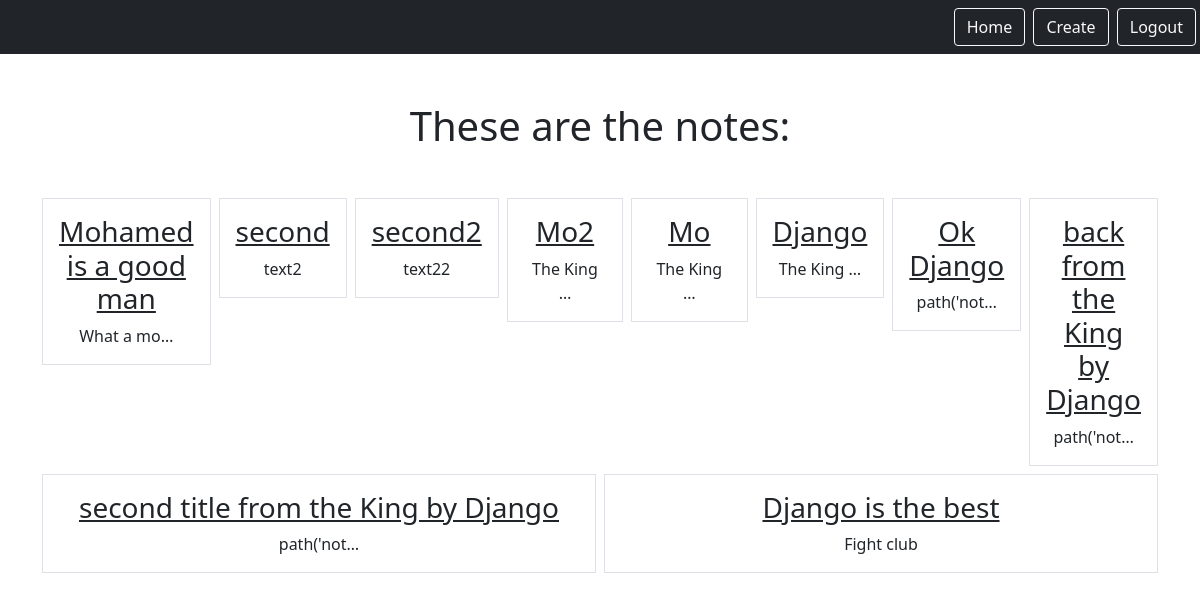
Page /smart/notes (signed in) on the committed database.
### notes/models.py (models this page shows)
class Notes(models.Model):
    title = models.CharField(max_length=200)
    text = models.TextField()
    created = models.DateTimeField(auto_now_add=True)
    user = models.ForeignKey(User, on_delete=models.CASCADE, related_name="notes")

### notes/views.py (the view)
# urls.py: path('notes', views.NotesListView.as_view(), name="notes.list"),
class NotesListView(LoginRequiredMixin, ListView):
    model = Notes
    context_object_name = "notes"
    template_name = "notes/notes_list.html"
    login_url = "/login"
    def get_queryset(self):
        return self.request.user.notes.all()

### notes/templates/notes/notes_list.html
{% extends "base.html" %}
{% block content %}
<h1 class="my-5">These are the notes:</h1>
<div class="row row-cols3 g-2">
    {% for note in notes %}
    <div class="col">
        <div class="p-3 border">
            <a href="{% url 'notes.detail' pk=note.id %}" class="text-dark text-decoration-non">
                <h3>{{note.title}}</h3>
            </a>
            {{note.text|truncatechars:10}}
        </div>
    </div>
    {% endfor %}
</div>
{% endblock %}

### rows in the picture
Notes: title "Mohamed is a good man", text "What a mo…"
Notes: title "second", text "text2"
Notes: title "second2", text "text22"
Notes: title "Mo2", text "The King …"
Notes: title "Mo", text "The King …"
Notes: title "Django", text "The King …"
Notes: title "Ok Django", text "path('not…"
Notes: title "back from the King by Django", text "path('not…"
Notes: title "second title from the King by Django", text "path('not…"
Notes: title "Django is the best", text "Fight club"
